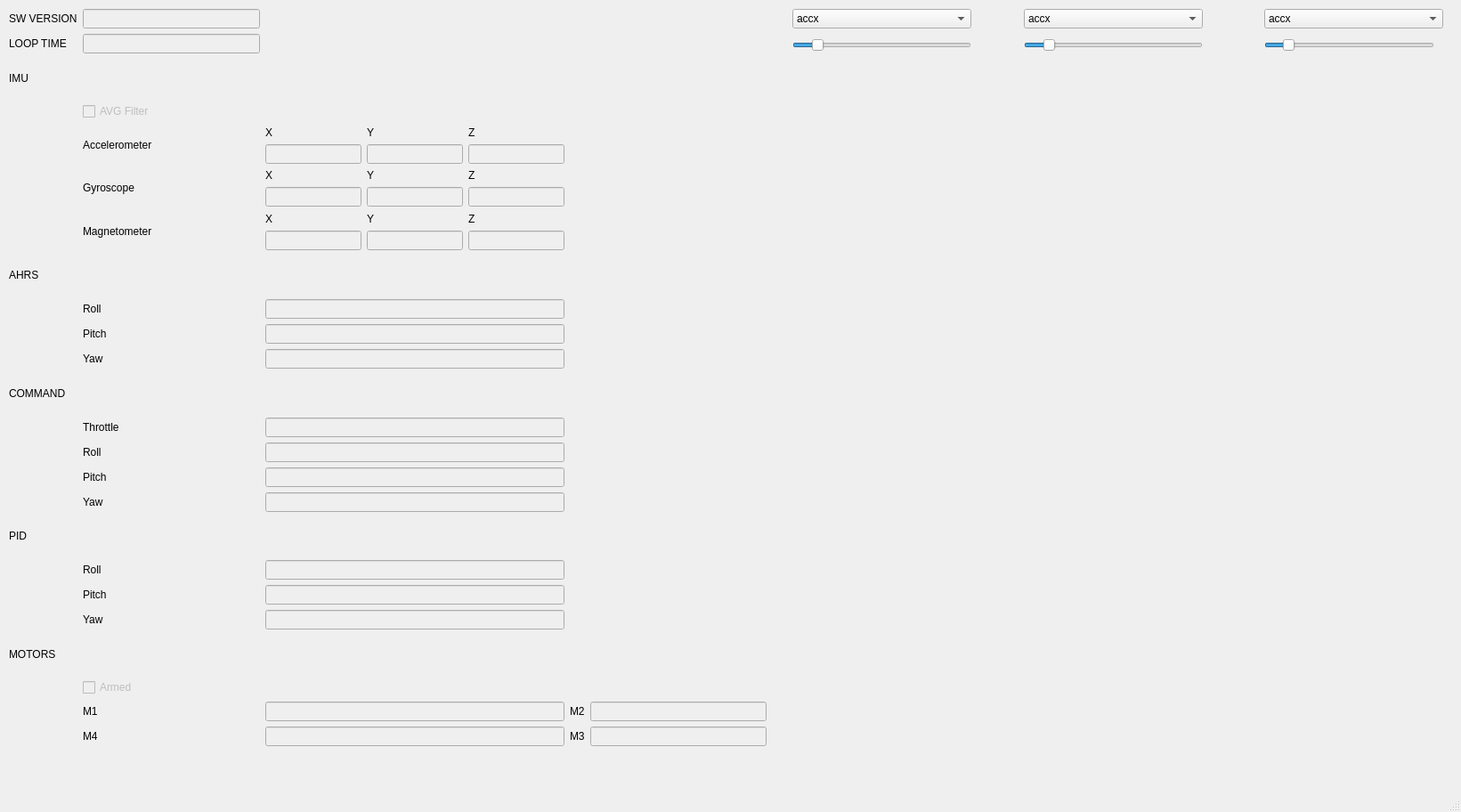
<?xml version="1.0" encoding="UTF-8"?>
<ui version="4.0">
 <class>MainWindow</class>
 <widget class="QMainWindow" name="MainWindow">
  <property name="geometry">
   <rect>
    <x>0</x>
    <y>0</y>
    <width>1641</width>
    <height>912</height>
   </rect>
  </property>
  <property name="windowTitle">
   <string>MaintDRONE</string>
  </property>
  <widget class="QWidget" name="centralwidget">
   <widget class="QWidget" name="gridLayoutWidget">
    <property name="geometry">
     <rect>
      <x>10</x>
      <y>10</y>
      <width>851</width>
      <height>828</height>
     </rect>
    </property>
    <layout class="QGridLayout" name="gridLayout">
     <item row="6" column="1">
      <widget class="QLabel" name="label_9">
       <property name="styleSheet">
        <string notr="true">font: 75 12pt &quot;Courier&quot;;</string>
       </property>
       <property name="text">
        <string>Magnetometer</string>
       </property>
      </widget>
     </item>
     <item row="27" column="1">
      <widget class="QLabel" name="label_30">
       <property name="styleSheet">
        <string notr="true">font: 75 12pt &quot;Courier&quot;;</string>
       </property>
       <property name="text">
        <string>M4</string>
       </property>
      </widget>
     </item>
     <item row="15" column="1">
      <widget class="QLabel" name="label_17">
       <property name="styleSheet">
        <string notr="true">font: 75 12pt &quot;Courier&quot;;</string>
       </property>
       <property name="text">
        <string>Roll</string>
       </property>
      </widget>
     </item>
     <item row="10" column="1">
      <widget class="QLabel" name="label_12">
       <property name="styleSheet">
        <string notr="true">font: 75 12pt &quot;Courier&quot;;</string>
       </property>
       <property name="text">
        <string>Pitch</string>
       </property>
      </widget>
     </item>
     <item row="14" column="1">
      <widget class="QLabel" name="label_23">
       <property name="styleSheet">
        <string notr="true">font: 75 12pt &quot;Courier&quot;;</string>
       </property>
       <property name="text">
        <string>Throttle</string>
       </property>
      </widget>
     </item>
     <item row="13" column="1">
      <widget class="QLabel" name="label_16">
       <property name="styleSheet">
        <string notr="true">font: 75 12pt &quot;Courier&quot;;</string>
       </property>
       <property name="text">
        <string/>
       </property>
      </widget>
     </item>
     <item row="19" column="1">
      <widget class="QLabel" name="label_25">
       <property name="styleSheet">
        <string notr="true">font: 75 12pt &quot;Courier&quot;;</string>
       </property>
       <property name="text">
        <string>Roll</string>
       </property>
      </widget>
     </item>
     <item row="22" column="2">
      <widget class="QLineEdit" name="linePidYaw">
       <property name="enabled">
        <bool>false</bool>
       </property>
      </widget>
     </item>
     <item row="11" column="2">
      <widget class="QLineEdit" name="lineKfYaw">
       <property name="enabled">
        <bool>false</bool>
       </property>
      </widget>
     </item>
     <item row="15" column="2">
      <widget class="QLineEdit" name="lineCmdRoll">
       <property name="enabled">
        <bool>false</bool>
       </property>
      </widget>
     </item>
     <item row="16" column="1">
      <widget class="QLabel" name="label_21">
       <property name="styleSheet">
        <string notr="true">font: 75 12pt &quot;Courier&quot;;</string>
       </property>
       <property name="text">
        <string>Pitch</string>
       </property>
      </widget>
     </item>
     <item row="4" column="1">
      <widget class="QLabel" name="label_8">
       <property name="styleSheet">
        <string notr="true">font: 75 12pt &quot;Courier&quot;;</string>
       </property>
       <property name="text">
        <string>Accelerometer</string>
       </property>
      </widget>
     </item>
     <item row="25" column="1">
      <widget class="QCheckBox" name="checkMotorsArmed">
       <property name="enabled">
        <bool>false</bool>
       </property>
       <property name="styleSheet">
        <string notr="true">font: 75 12pt &quot;Courier&quot;;</string>
       </property>
       <property name="text">
        <string>Armed</string>
       </property>
      </widget>
     </item>
     <item row="13" column="0">
      <widget class="QLabel" name="label_4">
       <property name="styleSheet">
        <string notr="true">font: 75 12pt &quot;Courier&quot;;</string>
       </property>
       <property name="text">
        <string>COMMAND</string>
       </property>
      </widget>
     </item>
     <item row="27" column="2">
      <widget class="QLineEdit" name="lineM4">
       <property name="enabled">
        <bool>false</bool>
       </property>
      </widget>
     </item>
     <item row="21" column="1">
      <widget class="QLabel" name="label_26">
       <property name="styleSheet">
        <string notr="true">font: 75 12pt &quot;Courier&quot;;</string>
       </property>
       <property name="text">
        <string>Pitch</string>
       </property>
      </widget>
     </item>
     <item row="9" column="1">
      <widget class="QLabel" name="label_11">
       <property name="styleSheet">
        <string notr="true">font: 75 12pt &quot;Courier&quot;;</string>
       </property>
       <property name="text">
        <string>Roll</string>
       </property>
      </widget>
     </item>
     <item row="6" column="2">
      <layout class="QGridLayout" name="gridLayout_4">
       <item row="1" column="2">
        <layout class="QGridLayout" name="gridLayout_5">
         <item row="1" column="0">
          <widget class="QLineEdit" name="lineMagnX">
           <property name="enabled">
            <bool>false</bool>
           </property>
          </widget>
         </item>
         <item row="1" column="2">
          <widget class="QLineEdit" name="lineMagnZ">
           <property name="enabled">
            <bool>false</bool>
           </property>
          </widget>
         </item>
         <item row="1" column="1">
          <widget class="QLineEdit" name="lineMagnY">
           <property name="enabled">
            <bool>false</bool>
           </property>
          </widget>
         </item>
         <item row="0" column="0">
          <widget class="QLabel" name="label_36">
           <property name="styleSheet">
            <string notr="true">font: 75 12pt &quot;Courier&quot;;</string>
           </property>
           <property name="text">
            <string>X</string>
           </property>
          </widget>
         </item>
         <item row="0" column="1">
          <widget class="QLabel" name="label_37">
           <property name="styleSheet">
            <string notr="true">font: 75 12pt &quot;Courier&quot;;</string>
           </property>
           <property name="text">
            <string>Y</string>
           </property>
          </widget>
         </item>
         <item row="0" column="2">
          <widget class="QLabel" name="label_38">
           <property name="styleSheet">
            <string notr="true">font: 75 12pt &quot;Courier&quot;;</string>
           </property>
           <property name="text">
            <string>Z</string>
           </property>
          </widget>
         </item>
        </layout>
       </item>
      </layout>
     </item>
     <item row="3" column="1">
      <widget class="QCheckBox" name="checkBWFilterEnabled">
       <property name="enabled">
        <bool>false</bool>
       </property>
       <property name="styleSheet">
        <string notr="true">font: 75 12pt &quot;Courier&quot;;</string>
       </property>
       <property name="text">
        <string>AVG Filter</string>
       </property>
      </widget>
     </item>
     <item row="19" column="2">
      <widget class="QLineEdit" name="linePidRoll">
       <property name="enabled">
        <bool>false</bool>
       </property>
      </widget>
     </item>
     <item row="2" column="0">
      <widget class="QLabel" name="label_3">
       <property name="styleSheet">
        <string notr="true">font: 75 12pt &quot;Courier&quot;;</string>
       </property>
       <property name="text">
        <string>IMU</string>
       </property>
      </widget>
     </item>
     <item row="8" column="0">
      <widget class="QLabel" name="label_2">
       <property name="styleSheet">
        <string notr="true">font: 75 12pt &quot;Courier&quot;;</string>
       </property>
       <property name="text">
        <string>AHRS</string>
       </property>
      </widget>
     </item>
     <item row="26" column="2">
      <widget class="QLineEdit" name="lineM1">
       <property name="enabled">
        <bool>false</bool>
       </property>
      </widget>
     </item>
     <item row="26" column="3">
      <widget class="QLabel" name="label_31">
       <property name="styleSheet">
        <string notr="true">font: 75 12pt &quot;Courier&quot;;</string>
       </property>
       <property name="text">
        <string>M2</string>
       </property>
      </widget>
     </item>
     <item row="5" column="1">
      <widget class="QLabel" name="label_14">
       <property name="styleSheet">
        <string notr="true">font: 75 12pt &quot;Courier&quot;;</string>
       </property>
       <property name="text">
        <string>Gyroscope</string>
       </property>
      </widget>
     </item>
     <item row="21" column="2">
      <widget class="QLineEdit" name="linePidPitch">
       <property name="enabled">
        <bool>false</bool>
       </property>
      </widget>
     </item>
     <item row="27" column="3">
      <widget class="QLabel" name="label_32">
       <property name="styleSheet">
        <string notr="true">font: 75 12pt &quot;Courier&quot;;</string>
       </property>
       <property name="text">
        <string>M3</string>
       </property>
      </widget>
     </item>
     <item row="4" column="2">
      <layout class="QGridLayout" name="gridLayout_2">
       <item row="1" column="0">
        <widget class="QLineEdit" name="lineAccX">
         <property name="enabled">
          <bool>false</bool>
         </property>
        </widget>
       </item>
       <item row="1" column="2">
        <widget class="QLineEdit" name="lineAccZ">
         <property name="enabled">
          <bool>false</bool>
         </property>
        </widget>
       </item>
       <item row="1" column="1">
        <widget class="QLineEdit" name="lineAccY">
         <property name="enabled">
          <bool>false</bool>
         </property>
        </widget>
       </item>
       <item row="0" column="0">
        <widget class="QLabel" name="label_10">
         <property name="styleSheet">
          <string notr="true">font: 75 12pt &quot;Courier&quot;;</string>
         </property>
         <property name="text">
          <string>X</string>
         </property>
        </widget>
       </item>
       <item row="0" column="1">
        <widget class="QLabel" name="label_24">
         <property name="styleSheet">
          <string notr="true">font: 75 12pt &quot;Courier&quot;;</string>
         </property>
         <property name="text">
          <string>Y</string>
         </property>
        </widget>
       </item>
       <item row="0" column="2">
        <widget class="QLabel" name="label_28">
         <property name="styleSheet">
          <string notr="true">font: 75 12pt &quot;Courier&quot;;</string>
         </property>
         <property name="text">
          <string>Z</string>
         </property>
        </widget>
       </item>
      </layout>
     </item>
     <item row="11" column="1">
      <widget class="QLabel" name="label_13">
       <property name="styleSheet">
        <string notr="true">font: 75 12pt &quot;Courier&quot;;</string>
       </property>
       <property name="text">
        <string>Yaw</string>
       </property>
      </widget>
     </item>
     <item row="22" column="1">
      <widget class="QLabel" name="label_27">
       <property name="styleSheet">
        <string notr="true">font: 75 12pt &quot;Courier&quot;;</string>
       </property>
       <property name="text">
        <string>Yaw</string>
       </property>
      </widget>
     </item>
     <item row="14" column="2">
      <widget class="QLineEdit" name="lineCmdThrottle">
       <property name="enabled">
        <bool>false</bool>
       </property>
      </widget>
     </item>
     <item row="0" column="0">
      <widget class="QLabel" name="label">
       <property name="styleSheet">
        <string notr="true">font: 75 12pt &quot;Courier&quot;;</string>
       </property>
       <property name="text">
        <string>SW VERSION</string>
       </property>
      </widget>
     </item>
     <item row="26" column="4">
      <widget class="QLineEdit" name="lineM2">
       <property name="enabled">
        <bool>false</bool>
       </property>
      </widget>
     </item>
     <item row="26" column="1">
      <widget class="QLabel" name="label_29">
       <property name="styleSheet">
        <string notr="true">font: 75 12pt &quot;Courier&quot;;</string>
       </property>
       <property name="text">
        <string>M1</string>
       </property>
      </widget>
     </item>
     <item row="24" column="0">
      <widget class="QLabel" name="label_6">
       <property name="styleSheet">
        <string notr="true">font: 75 12pt &quot;Courier&quot;;</string>
       </property>
       <property name="text">
        <string>MOTORS</string>
       </property>
      </widget>
     </item>
     <item row="5" column="2">
      <layout class="QGridLayout" name="gridLayout_3">
       <item row="1" column="0">
        <widget class="QLineEdit" name="lineGyroX">
         <property name="enabled">
          <bool>false</bool>
         </property>
        </widget>
       </item>
       <item row="1" column="2">
        <widget class="QLineEdit" name="lineGyroZ">
         <property name="enabled">
          <bool>false</bool>
         </property>
        </widget>
       </item>
       <item row="1" column="1">
        <widget class="QLineEdit" name="lineGyroY">
         <property name="enabled">
          <bool>false</bool>
         </property>
        </widget>
       </item>
       <item row="0" column="0">
        <widget class="QLabel" name="label_33">
         <property name="styleSheet">
          <string notr="true">font: 75 12pt &quot;Courier&quot;;</string>
         </property>
         <property name="text">
          <string>X</string>
         </property>
        </widget>
       </item>
       <item row="0" column="1">
        <widget class="QLabel" name="label_34">
         <property name="styleSheet">
          <string notr="true">font: 75 12pt &quot;Courier&quot;;</string>
         </property>
         <property name="text">
          <string>Y</string>
         </property>
        </widget>
       </item>
       <item row="0" column="2">
        <widget class="QLabel" name="label_35">
         <property name="styleSheet">
          <string notr="true">font: 75 12pt &quot;Courier&quot;;</string>
         </property>
         <property name="text">
          <string>Z</string>
         </property>
        </widget>
       </item>
      </layout>
     </item>
     <item row="18" column="0">
      <widget class="QLabel" name="label_5">
       <property name="styleSheet">
        <string notr="true">font: 75 12pt &quot;Courier&quot;;</string>
       </property>
       <property name="text">
        <string>PID</string>
       </property>
      </widget>
     </item>
     <item row="10" column="2">
      <widget class="QLineEdit" name="lineKfPitch">
       <property name="enabled">
        <bool>false</bool>
       </property>
      </widget>
     </item>
     <item row="17" column="1">
      <widget class="QLabel" name="label_22">
       <property name="styleSheet">
        <string notr="true">font: 75 12pt &quot;Courier&quot;;</string>
       </property>
       <property name="text">
        <string>Yaw</string>
       </property>
      </widget>
     </item>
     <item row="17" column="2">
      <widget class="QLineEdit" name="lineCmdYaw">
       <property name="enabled">
        <bool>false</bool>
       </property>
      </widget>
     </item>
     <item row="16" column="2">
      <widget class="QLineEdit" name="lineCmdPitch">
       <property name="enabled">
        <bool>false</bool>
       </property>
      </widget>
     </item>
     <item row="0" column="1">
      <widget class="QLineEdit" name="lineSwVer">
       <property name="enabled">
        <bool>false</bool>
       </property>
      </widget>
     </item>
     <item row="27" column="4">
      <widget class="QLineEdit" name="lineM3">
       <property name="enabled">
        <bool>false</bool>
       </property>
      </widget>
     </item>
     <item row="9" column="2">
      <widget class="QLineEdit" name="lineKfRoll">
       <property name="enabled">
        <bool>false</bool>
       </property>
      </widget>
     </item>
     <item row="1" column="0">
      <widget class="QLabel" name="label_7">
       <property name="styleSheet">
        <string notr="true">font: 75 12pt &quot;Courier&quot;;</string>
       </property>
       <property name="text">
        <string>LOOP TIME</string>
       </property>
      </widget>
     </item>
     <item row="1" column="1">
      <widget class="QLineEdit" name="lineLoopTime">
       <property name="enabled">
        <bool>false</bool>
       </property>
      </widget>
     </item>
    </layout>
   </widget>
   <widget class="QComboBox" name="comboPlotTrack1">
    <property name="geometry">
     <rect>
      <x>890</x>
      <y>10</y>
      <width>201</width>
      <height>22</height>
     </rect>
    </property>
    <item>
     <property name="text">
      <string>accx</string>
     </property>
    </item>
    <item>
     <property name="text">
      <string>accy</string>
     </property>
    </item>
    <item>
     <property name="text">
      <string>accz</string>
     </property>
    </item>
    <item>
     <property name="text">
      <string>gyrox</string>
     </property>
    </item>
    <item>
     <property name="text">
      <string>gyroy</string>
     </property>
    </item>
    <item>
     <property name="text">
      <string>gyroz</string>
     </property>
    </item>
    <item>
     <property name="text">
      <string>magnx</string>
     </property>
    </item>
    <item>
     <property name="text">
      <string>magny</string>
     </property>
    </item>
    <item>
     <property name="text">
      <string>magnz</string>
     </property>
    </item>
    <item>
     <property name="text">
      <string>roll</string>
     </property>
    </item>
    <item>
     <property name="text">
      <string>pitch</string>
     </property>
    </item>
    <item>
     <property name="text">
      <string>yaw</string>
     </property>
    </item>
    <item>
     <property name="text">
      <string>pid_roll</string>
     </property>
    </item>
    <item>
     <property name="text">
      <string>pid_pitch</string>
     </property>
    </item>
    <item>
     <property name="text">
      <string>pid_yaw</string>
     </property>
    </item>
    <item>
     <property name="text">
      <string>motor1</string>
     </property>
    </item>
    <item>
     <property name="text">
      <string>motor2</string>
     </property>
    </item>
    <item>
     <property name="text">
      <string>motor3</string>
     </property>
    </item>
    <item>
     <property name="text">
      <string>motor4</string>
     </property>
    </item>
   </widget>
   <widget class="QComboBox" name="comboPlotTrack3">
    <property name="geometry">
     <rect>
      <x>1150</x>
      <y>10</y>
      <width>201</width>
      <height>22</height>
     </rect>
    </property>
    <item>
     <property name="text">
      <string>accx</string>
     </property>
    </item>
    <item>
     <property name="text">
      <string>accy</string>
     </property>
    </item>
    <item>
     <property name="text">
      <string>accz</string>
     </property>
    </item>
    <item>
     <property name="text">
      <string>gyrox</string>
     </property>
    </item>
    <item>
     <property name="text">
      <string>gyroy</string>
     </property>
    </item>
    <item>
     <property name="text">
      <string>gyroz</string>
     </property>
    </item>
    <item>
     <property name="text">
      <string>magnx</string>
     </property>
    </item>
    <item>
     <property name="text">
      <string>magny</string>
     </property>
    </item>
    <item>
     <property name="text">
      <string>magnz</string>
     </property>
    </item>
    <item>
     <property name="text">
      <string>roll</string>
     </property>
    </item>
    <item>
     <property name="text">
      <string>pitch</string>
     </property>
    </item>
    <item>
     <property name="text">
      <string>yaw</string>
     </property>
    </item>
    <item>
     <property name="text">
      <string>pid_roll</string>
     </property>
    </item>
    <item>
     <property name="text">
      <string>pid_pitch</string>
     </property>
    </item>
    <item>
     <property name="text">
      <string>pid_yaw</string>
     </property>
    </item>
    <item>
     <property name="text">
      <string>motor1</string>
     </property>
    </item>
    <item>
     <property name="text">
      <string>motor2</string>
     </property>
    </item>
    <item>
     <property name="text">
      <string>motor3</string>
     </property>
    </item>
    <item>
     <property name="text">
      <string>motor4</string>
     </property>
    </item>
   </widget>
   <widget class="QComboBox" name="comboPlotTrack2">
    <property name="geometry">
     <rect>
      <x>1420</x>
      <y>10</y>
      <width>201</width>
      <height>22</height>
     </rect>
    </property>
    <item>
     <property name="text">
      <string>accx</string>
     </property>
    </item>
    <item>
     <property name="text">
      <string>accy</string>
     </property>
    </item>
    <item>
     <property name="text">
      <string>accz</string>
     </property>
    </item>
    <item>
     <property name="text">
      <string>gyrox</string>
     </property>
    </item>
    <item>
     <property name="text">
      <string>gyroy</string>
     </property>
    </item>
    <item>
     <property name="text">
      <string>gyroz</string>
     </property>
    </item>
    <item>
     <property name="text">
      <string>magnx</string>
     </property>
    </item>
    <item>
     <property name="text">
      <string>magny</string>
     </property>
    </item>
    <item>
     <property name="text">
      <string>magnz</string>
     </property>
    </item>
    <item>
     <property name="text">
      <string>roll</string>
     </property>
    </item>
    <item>
     <property name="text">
      <string>pitch</string>
     </property>
    </item>
    <item>
     <property name="text">
      <string>yaw</string>
     </property>
    </item>
    <item>
     <property name="text">
      <string>pid_roll</string>
     </property>
    </item>
    <item>
     <property name="text">
      <string>pid_pitch</string>
     </property>
    </item>
    <item>
     <property name="text">
      <string>pid_yaw</string>
     </property>
    </item>
    <item>
     <property name="text">
      <string>motor1</string>
     </property>
    </item>
    <item>
     <property name="text">
      <string>motor2</string>
     </property>
    </item>
    <item>
     <property name="text">
      <string>motor3</string>
     </property>
    </item>
    <item>
     <property name="text">
      <string>motor4</string>
     </property>
    </item>
   </widget>
   <widget class="PlotWidget" name="plot">
    <property name="geometry">
     <rect>
      <x>890</x>
      <y>80</y>
      <width>720</width>
      <height>500</height>
     </rect>
    </property>
    <property name="text">
     <string/>
    </property>
   </widget>
   <widget class="QSlider" name="horizontalSlider1">
    <property name="geometry">
     <rect>
      <x>890</x>
      <y>40</y>
      <width>201</width>
      <height>22</height>
     </rect>
    </property>
    <property name="maximum">
     <number>180</number>
    </property>
    <property name="value">
     <number>20</number>
    </property>
    <property name="orientation">
     <enum>Qt::Horizontal</enum>
    </property>
   </widget>
   <widget class="QSlider" name="horizontalSlider2">
    <property name="geometry">
     <rect>
      <x>1150</x>
      <y>40</y>
      <width>201</width>
      <height>22</height>
     </rect>
    </property>
    <property name="maximum">
     <number>180</number>
    </property>
    <property name="value">
     <number>20</number>
    </property>
    <property name="orientation">
     <enum>Qt::Horizontal</enum>
    </property>
   </widget>
   <widget class="QSlider" name="horizontalSlider3">
    <property name="geometry">
     <rect>
      <x>1420</x>
      <y>40</y>
      <width>191</width>
      <height>22</height>
     </rect>
    </property>
    <property name="maximum">
     <number>180</number>
    </property>
    <property name="value">
     <number>20</number>
    </property>
    <property name="orientation">
     <enum>Qt::Horizontal</enum>
    </property>
   </widget>
  </widget>
  <widget class="QMenuBar" name="menubar">
   <property name="geometry">
    <rect>
     <x>0</x>
     <y>0</y>
     <width>1641</width>
     <height>34</height>
    </rect>
   </property>
  </widget>
  <widget class="QStatusBar" name="statusbar"/>
 </widget>
 <customwidgets>
  <customwidget>
   <class>PlotWidget</class>
   <extends>QLabel</extends>
   <header>PlotWidget.h</header>
  </customwidget>
 </customwidgets>
 <resources/>
 <connections/>
</ui>
